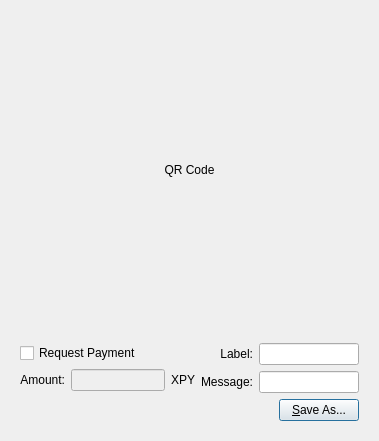
<?xml version="1.0" encoding="UTF-8"?>
<ui version="4.0">
 <class>QRCodeDialog</class>
 <widget class="QDialog" name="QRCodeDialog">
  <property name="geometry">
   <rect>
    <x>0</x>
    <y>0</y>
    <width>379</width>
    <height>441</height>
   </rect>
  </property>
  <property name="windowTitle">
   <string>Dialog</string>
  </property>
  <layout class="QVBoxLayout" name="verticalLayout_3">
   <item>
    <widget class="QLabel" name="lblQRCode">
     <property name="sizePolicy">
      <sizepolicy hsizetype="Expanding" vsizetype="Expanding">
       <horstretch>0</horstretch>
       <verstretch>0</verstretch>
      </sizepolicy>
     </property>
     <property name="minimumSize">
      <size>
       <width>300</width>
       <height>300</height>
      </size>
     </property>
     <property name="text">
      <string>QR Code</string>
     </property>
     <property name="alignment">
      <set>Qt::AlignCenter</set>
     </property>
     <property name="wordWrap">
      <bool>true</bool>
     </property>
    </widget>
   </item>
   <item>
    <widget class="QWidget" name="widget" native="true">
     <layout class="QVBoxLayout" name="verticalLayout_2">
      <item>
       <layout class="QHBoxLayout" name="horizontalLayout_2">
        <item>
         <layout class="QVBoxLayout" name="verticalLayout">
          <item>
           <widget class="QCheckBox" name="chkReqPayment">
            <property name="enabled">
             <bool>true</bool>
            </property>
            <property name="text">
             <string>Request Payment</string>
            </property>
           </widget>
          </item>
          <item>
           <layout class="QHBoxLayout" name="horizontalLayout">
            <item>
             <widget class="QLabel" name="lblAmount">
              <property name="sizePolicy">
               <sizepolicy hsizetype="Preferred" vsizetype="Maximum">
                <horstretch>0</horstretch>
                <verstretch>0</verstretch>
               </sizepolicy>
              </property>
              <property name="text">
               <string>Amount:</string>
              </property>
              <property name="alignment">
               <set>Qt::AlignRight|Qt::AlignTrailing|Qt::AlignVCenter</set>
              </property>
              <property name="buddy">
               <cstring>lnReqAmount</cstring>
              </property>
             </widget>
            </item>
            <item>
             <widget class="QLineEdit" name="lnReqAmount">
              <property name="enabled">
               <bool>false</bool>
              </property>
              <property name="minimumSize">
               <size>
                <width>60</width>
                <height>0</height>
               </size>
              </property>
              <property name="alignment">
               <set>Qt::AlignRight|Qt::AlignTrailing|Qt::AlignVCenter</set>
              </property>
             </widget>
            </item>
            <item>
             <widget class="QLabel" name="lblBTC">
              <property name="sizePolicy">
               <sizepolicy hsizetype="Preferred" vsizetype="Maximum">
                <horstretch>0</horstretch>
                <verstretch>0</verstretch>
               </sizepolicy>
              </property>
              <property name="text">
               <string>XPY</string>
              </property>
              <property name="buddy">
               <cstring>lnReqAmount</cstring>
              </property>
             </widget>
            </item>
           </layout>
          </item>
         </layout>
        </item>
        <item>
         <layout class="QGridLayout" name="gridLayout">
          <item row="0" column="0">
           <widget class="QLabel" name="lblLabel">
            <property name="text">
             <string>Label:</string>
            </property>
            <property name="alignment">
             <set>Qt::AlignRight|Qt::AlignTrailing|Qt::AlignVCenter</set>
            </property>
            <property name="buddy">
             <cstring>lnLabel</cstring>
            </property>
           </widget>
          </item>
          <item row="0" column="1">
           <widget class="QLineEdit" name="lnLabel">
            <property name="minimumSize">
             <size>
              <width>100</width>
              <height>0</height>
             </size>
            </property>
           </widget>
          </item>
          <item row="1" column="0">
           <widget class="QLabel" name="lblMessage">
            <property name="text">
             <string>Message:</string>
            </property>
            <property name="alignment">
             <set>Qt::AlignRight|Qt::AlignTrailing|Qt::AlignVCenter</set>
            </property>
            <property name="buddy">
             <cstring>lnMessage</cstring>
            </property>
           </widget>
          </item>
          <item row="1" column="1">
           <widget class="QLineEdit" name="lnMessage">
            <property name="minimumSize">
             <size>
              <width>100</width>
              <height>0</height>
             </size>
            </property>
           </widget>
          </item>
         </layout>
        </item>
       </layout>
      </item>
      <item>
       <layout class="QHBoxLayout" name="horizontalLayout_3">
        <item>
         <spacer name="horizontalSpacer">
          <property name="orientation">
           <enum>Qt::Horizontal</enum>
          </property>
          <property name="sizeHint" stdset="0">
           <size>
            <width>40</width>
            <height>20</height>
           </size>
          </property>
         </spacer>
        </item>
        <item>
         <widget class="QPushButton" name="btnSaveAs">
          <property name="text">
           <string>&amp;Save As...</string>
          </property>
         </widget>
        </item>
       </layout>
      </item>
     </layout>
    </widget>
   </item>
  </layout>
 </widget>
 <resources/>
 <connections>
  <connection>
   <sender>chkReqPayment</sender>
   <signal>clicked(bool)</signal>
   <receiver>lnReqAmount</receiver>
   <slot>setEnabled(bool)</slot>
   <hints>
    <hint type="sourcelabel">
     <x>92</x>
     <y>285</y>
    </hint>
    <hint type="destinationlabel">
     <x>98</x>
     <y>311</y>
    </hint>
   </hints>
  </connection>
 </connections>
</ui>
